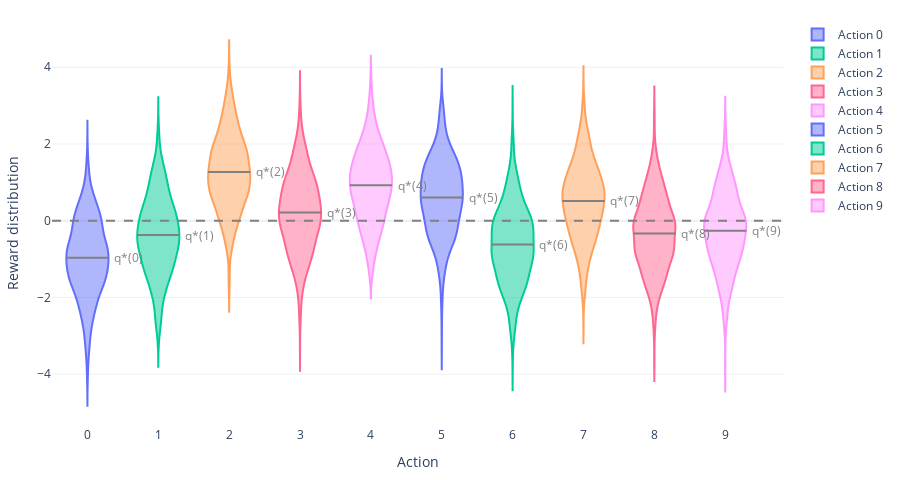

This figure's notebook cell:
### Markdown cell above
## 1. The K-Armed Bandit problem

In a k-armed bandit problem, an **agent** is faced repeatedly with a choice among k different **actions**. After taking each action, it receives a numerical **reward** chosen from a **stationary probability distribution** that depends on the selected action. The objective is **to maximize the expected total reward over some time period**, for example, over 1000 action selections, or **time steps**.

Each of the k actions has an expected or mean reward given that that action is selected; let us call this the **value** of that action. We denote the action selected on time step $t$ as $A_t$, and the corresponding reward as $R_t$. The value of an arbitrary action $a$, denoted $q_*(a)$, is the expected reward given that a is selected:

$$ q_*(a) \; \dot{=} \; \mathbb{E}[R_t|A_t = a] $$

In the k-armed bandit setting, we do not know the action values with certainty (although you may have estimates). We denote the estimated value of action $a$ at time step $t$ as $Q_t(a)$. We would like $Q_t(a)$ to be close to $q_*(a)$. With action values been estimated, we called **greedy actions** those with the highest estimates. Selecting a greedy action **exploits** current knowledge for immediate reward maximization. Conversely, choosing a non-greedy action **explores** to refine estimates, potentially yielding higher long-term rewards by uncovering superior options. Exploration is valuable when uncertainty exists and many future opportunities remain. Since a single choice can’t both explore and exploit, there is an inherent conflict between the two strategies.

The decision to explore or exploit in a given scenario heavily relies on action value estimates, their uncertainties, and remaining time steps. While advanced methods exist to balance this in k-armed bandit problems and variants, they often rely on unrealistic assumptions like stationarity and prior knowledge, which fail in real-world applications or broader reinforcement learning contexts, rendering their optimality guarantees unreliable.
___

### Code cell
KArmedBanditEnvironment.plot_reward_distribution()

### Figure 1 — Plotly figure (JSON) as saved in the notebook; plotly's stock layout.template omitted (floating-point values rounded to 4 significant figures; data arrays with more than 128 entries replaced by an {"elided": "..."} marker saying what was removed)
{"data": [{"name": "Action 0", "points": false, "scalemode": "count", "type": "violin", "x": {"elided": "1000 float values"}, "y": {"elided": "1000 float values"}}, {"hovertemplate": "q*(0) = -0.965<extra></extra>", "line": {"color": "gray", "width": 2}, "mode": "lines", "showlegend": false, "type": "scatter", "x": [-0.3, 0.3], "y": [-0.965, -0.965]}, {"name": "Action 1", "points": false, "scalemode": "count", "type": "violin", "x": {"elided": "1000 float values"}, "y": {"elided": "1000 float values"}}, {"hovertemplate": "q*(1) = -0.376<extra></extra>", "line": {"color": "gray", "width": 2}, "mode": "lines", "showlegend": false, "type": "scatter", "x": [0.7, 1.3], "y": [-0.3757, -0.3757]}, {"name": "Action 2", "points": false, "scalemode": "count", "type": "violin", "x": {"elided": "1000 float values"}, "y": {"elided": "1000 float values"}}, {"hovertemplate": "q*(2) = 1.270<extra></extra>", "line": {"color": "gray", "width": 2}, "mode": "lines", "showlegend": false, "type": "scatter", "x": [1.7, 2.3], "y": [1.27, 1.27]}, {"name": "Action 3", "points": false, "scalemode": "count", "type": "violin", "x": {"elided": "1000 float values"}, "y": {"elided": "1000 float values"}}, {"hovertemplate": "q*(3) = 0.215<extra></extra>", "line": {"color": "gray", "width": 2}, "mode": "lines", "showlegend": false, "type": "scatter", "x": [2.7, 3.3], "y": [0.2155, 0.2155]}, {"name": "Action 4", "points": false, "scalemode": "count", "type": "violin", "x": {"elided": "1000 float values"}, "y": {"elided": "1000 float values"}}, {"hovertemplate": "q*(4) = 0.925<extra></extra>", "line": {"color": "gray", "width": 2}, "mode": "lines", "showlegend": false, "type": "scatter", "x": [3.7, 4.3], "y": [0.9254, 0.9254]}, {"name": "Action 5", "points": false, "scalemode": "count", "type": "violin", "x": {"elided": "1000 float values"}, "y": {"elided": "1000 float values"}}, {"hovertemplate": "q*(5) = 0.605<extra></extra>", "line": {"color": "gray", "width": 2}, "mode": "lines", "showlegend": false, "type": "scatter", "x": [4.7, 5.3], "y": [0.6045, 0.6045]}, {"name": "Action 6", "points": false, "scalemode": "count", "type": "violin", "x": {"elided": "1000 float values"}, "y": {"elided": "1000 float values"}}, {"hovertemplate": "q*(6) = -0.619<extra></extra>", "line": {"color": "gray", "width": 2}, "mode": "lines", "showlegend": false, "type": "scatter", "x": [5.7, 6.3], "y": [-0.6191, -0.6191]}, {"name": "Action 7", "points": false, "scalemode": "count", "type": "violin", "x": {"elided": "1000 float values"}, "y": {"elided": "1000 float values"}}, {"hovertemplate": "q*(7) = 0.516<extra></extra>", "line": {"color": "gray", "width": 2}, "mode": "lines", "showlegend": false, "type": "scatter", "x": [6.7, 7.3], "y": [0.5157, 0.5157]}, {"name": "Action 8", "points": false, "scalemode": "count", "type": "violin", "x": {"elided": "1000 float values"}, "y": {"elided": "1000 float values"}}, {"hovertemplate": "q*(8) = -0.336<extra></extra>", "line": {"color": "gray", "width": 2}, "mode": "lines", "showlegend": false, "type": "scatter", "x": [7.7, 8.3], "y": [-0.3363, -0.3363]}, {"name": "Action 9", "points": false, "scalemode": "count", "type": "violin", "x": {"elided": "1000 float values"}, "y": {"elided": "1000 float values"}}, {"hovertemplate": "q*(9) = -0.266<extra></extra>", "line": {"color": "gray", "width": 2}, "mode": "lines", "showlegend": false, "type": "scatter", "x": [8.7, 9.3], "y": [-0.2655, -0.2655]}], "layout": {"annotations": [{"font": {"color": "gray"}, "showarrow": false, "text": "q*(0)", "x": 0.35, "xanchor": "left", "y": -0.965, "yanchor": "middle"}, {"font": {"color": "gray"}, "showarrow": false, "text": "q*(1)", "x": 1.35, "xanchor": "left", "y": -0.3757, "yanchor": "middle"}, {"font": {"color": "gray"}, "showarrow": false, "text": "q*(2)", "x": 2.35, "xanchor": "left", "y": 1.27, "yanchor": "middle"}, {"font": {"color": "gray"}, "showarrow": false, "text": "q*(3)", "x": 3.35, "xanchor": "left", "y": 0.2155, "yanchor": "middle"}, {"font": {"color": "gray"}, "showarrow": false, "text": "q*(4)", "x": 4.35, "xanchor": "left", "y": 0.9254, "yanchor": "middle"}, {"font": {"color": "gray"}, "showarrow": false, "text": "q*(5)", "x": 5.35, "xanchor": "left", "y": 0.6045, "yanchor": "middle"}, {"font": {"color": "gray"}, "showarrow": false, "text": "q*(6)", "x": 6.35, "xanchor": "left", "y": -0.6191, "yanchor": "middle"}, {"font": {"color": "gray"}, "showarrow": false, "text": "q*(7)", "x": 7.35, "xanchor": "left", "y": 0.5157, "yanchor": "middle"}, {"font": {"color": "gray"}, "showarrow": false, "text": "q*(8)", "x": 8.35, "xanchor": "left", "y": -0.3363, "yanchor": "middle"}, {"font": {"color": "gray"}, "showarrow": false, "text": "q*(9)", "x": 9.35, "xanchor": "left", "y": -0.2655, "yanchor": "middle"}], "height": 480, "margin": {"b": 40, "l": 50, "r": 30, "t": 20}, "shapes": [{"line": {"color": "gray", "dash": "dash"}, "type": "line", "x0": 0, "x1": 1, "xref": "x domain", "y0": 0, "y1": 0, "yref": "y"}], "violingap": 0.15, "xaxis": {"tickmode": "array", "tickvals": [0, 1, 2, 3, 4, 5, 6, 7, 8, 9], "title": {"text": "Action"}}, "yaxis": {"title": {"text": "Reward distribution"}}}}
